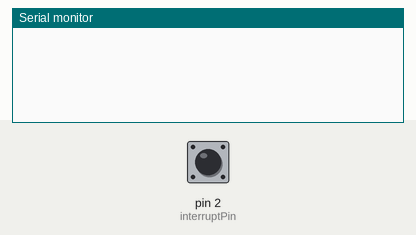
A sketch run on a simulated Arduino Uno, built with avr-gcc and run on an emulated ATmega328P. On the bench: the last lines printed to the serial monitor. The inputs (shaded band) are chosen by the test bench; at power-on: pin 2 (interruptPin) HIGH.

Above: at 1.2 s.
1.3 s: pin 2 (interruptPin) pulled LOW for 0.15 s
At 2.2 s:
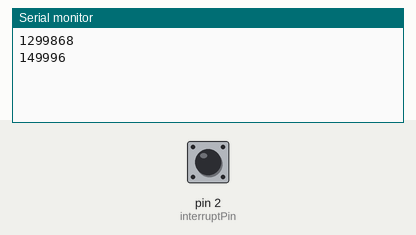
2.9 s: pin 2 (interruptPin) pulled LOW for 1 s
At 4.7 s:
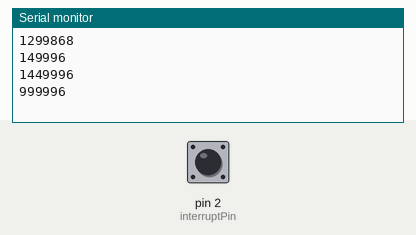
5.4 s: pin 2 (interruptPin) pulled LOW for 0.15 s
At 6.5 s:
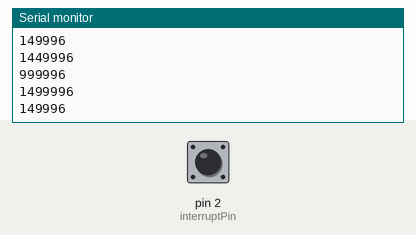
Timing chart, 0 to 8.4 s (numbered marks = the images above; inputs shaded):
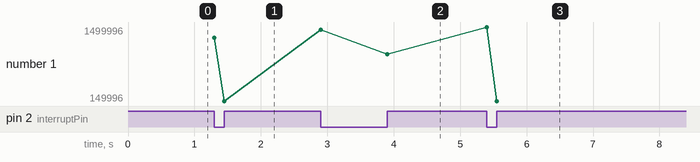

Measured:
- after the input at 1.3 s, the serial monitor: prints a new line at once (image 1)
- after the input at 2.9 s, the serial monitor: prints a new line at once (image 2)
- after the input at 5.4 s, the serial monitor: prints a new line at once (image 3)
- plotted number 1: 149996 → 999996 after the input at 2.9 s, 999996 → 149996 after the input at 5.4 s

The sketch:

copy_code.ino
```cpp
const byte ledPin = 13;
const byte interruptPin = 2;
volatile byte state = LOW;
unsigned long int millisec_fromstart;
int previous_timings;
void setup() {
  Serial.begin(115200);
  pinMode(interruptPin, INPUT_PULLUP);
  attachInterrupt(digitalPinToInterrupt(interruptPin), signal_rcv_change, CHANGE);
 // attachInterrupt(digitalPinToInterrupt(interruptPin), signal_rcv_falling, FALLING);
}

void loop() {

  //digitalWrite(ledPin, state);
}

void signal_rcv_change() {
  unsigned long int timing = micros() - millisec_fromstart;
  //if (previous_timings)
  //
  millisec_fromstart = micros();
  Serial.println(timing);
  if (abs(previous_timings - millisec_fromstart) < 200) {

  }
  previous_timings = millisec_fromstart;
}
```
